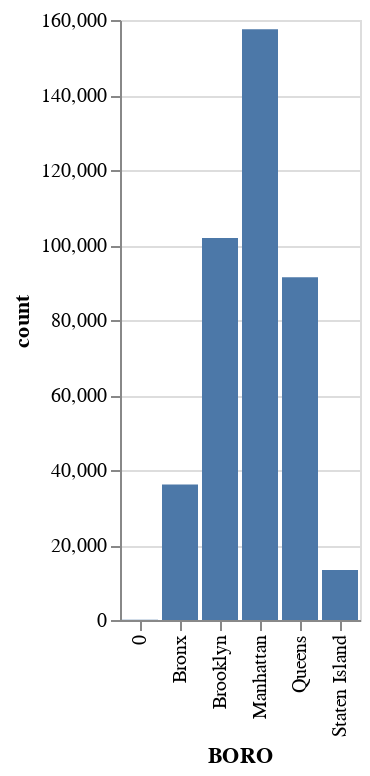

The notebook cell this image was saved under:
### Code cell
df = pd.read_csv(filepath_or_buffer="restaurants.csv", sep=',',header=0, index_col=None, lineterminator='\n')
dfboro= df.groupby('BORO').size()
dfboro = dfboro.reset_index(name='count')
alt.Chart(dfboro).mark_bar().encode(
   x='BORO:N',
   y='count:Q'
)

### Figure 1 — Vega-Lite specification as saved in the notebook (floating-point values rounded to 4 significant figures)
{"config": {"view": {"continuousWidth": 400, "continuousHeight": 300}}, "data": {"name": "data-ab6ee3a52200d4c0a8603666cb6ac00b"}, "mark": "bar", "encoding": {"x": {"type": "nominal", "field": "BORO"}, "y": {"type": "quantitative", "field": "count"}}, "$schema": "https://vega.github.io/schema/vega-lite/v4.0.2.json", "datasets": {"data-ab6ee3a52200d4c0a8603666cb6ac00b": [{"BORO": "0", "count": 78}, {"BORO": "Bronx", "count": 36165}, {"BORO": "Brooklyn", "count": 101861}, {"BORO": "Manhattan", "count": 157522}, {"BORO": "Queens", "count": 91369}, {"BORO": "Staten Island", "count": 13313}]}}
